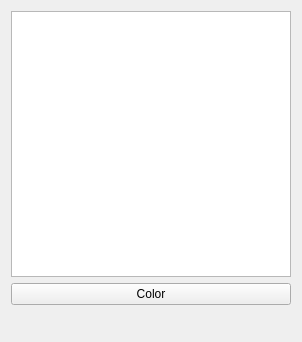
<?xml version="1.0" encoding="UTF-8"?>
<ui version="4.0">
 <class>ConnectionActivity</class>
 <widget class="QWidget" name="ConnectionActivity">
  <property name="geometry">
   <rect>
    <x>0</x>
    <y>0</y>
    <width>302</width>
    <height>342</height>
   </rect>
  </property>
  <property name="windowTitle">
   <string>Form</string>
  </property>
  <layout class="QVBoxLayout" name="verticalLayout">
   <item>
    <widget class="LogWidget" name="logScroll">
     <property name="sizePolicy">
      <sizepolicy hsizetype="Minimum" vsizetype="Expanding">
       <horstretch>0</horstretch>
       <verstretch>0</verstretch>
      </sizepolicy>
     </property>
    </widget>
   </item>
   <item>
    <widget class="QPushButton" name="pushButtonRandomizeColor">
     <property name="minimumSize">
      <size>
       <width>0</width>
       <height>20</height>
      </size>
     </property>
     <property name="maximumSize">
      <size>
       <width>16777215</width>
       <height>32</height>
      </size>
     </property>
     <property name="toolTip">
      <string>Generate a new randomized color for this agent</string>
     </property>
     <property name="text">
      <string>Color</string>
     </property>
    </widget>
   </item>
   <item>
    <widget class="TryToggle" name="tryToggleConnect" native="true">
     <property name="sizePolicy">
      <sizepolicy hsizetype="Minimum" vsizetype="Minimum">
       <horstretch>0</horstretch>
       <verstretch>0</verstretch>
      </sizepolicy>
     </property>
     <property name="minimumSize">
      <size>
       <width>10</width>
       <height>20</height>
      </size>
     </property>
     <property name="maximumSize">
      <size>
       <width>16777215</width>
       <height>32</height>
      </size>
     </property>
    </widget>
   </item>
  </layout>
 </widget>
 <customwidgets>
  <customwidget>
   <class>LogWidget</class>
   <extends>QPlainTextEdit</extends>
   <header location="global">node/LogWidget.hpp</header>
  </customwidget>
  <customwidget>
   <class>TryToggle</class>
   <extends>QWidget</extends>
   <header location="global">components/TryToggle.hpp</header>
   <container>1</container>
  </customwidget>
 </customwidgets>
 <resources/>
 <connections/>
</ui>
